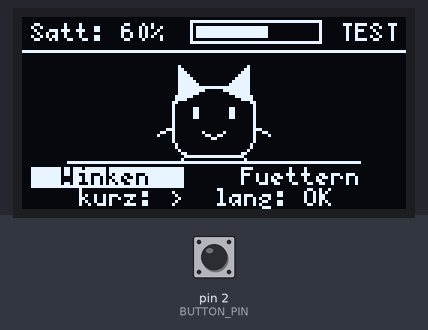
This sketch was run on a simulated Arduino Nano, built with avr-gcc and run on an emulated ATmega328P. On the bench: 128×64 one-colour display. The inputs (shaded band) are chosen by the test bench; at power-on: pin 2 (BUTTON_PIN) HIGH.

Above: at 1.6 s.
1.7 s: pin 2 (BUTTON_PIN) pulled LOW for 0.5 s
At 2.55 s:
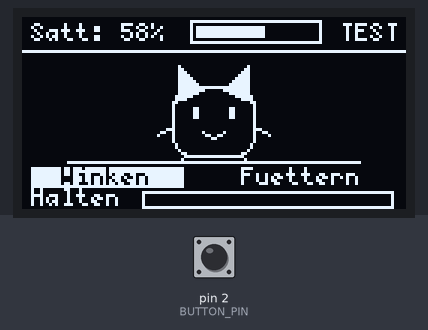
4.2 s: pin 2 (BUTTON_PIN) pulled LOW for 1 s
At 6.4 s:
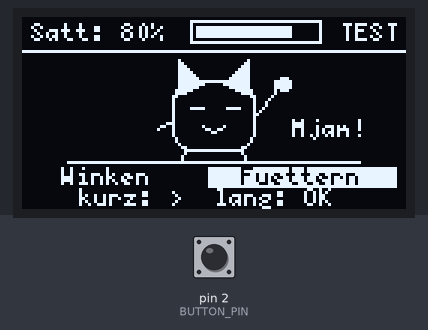
8.2 s: pin 2 (BUTTON_PIN) pulled LOW for 3.2 s
At 10.5 s:
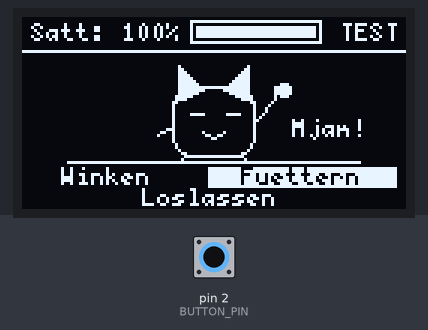
12.9 s: pin 2 (BUTTON_PIN) pulled LOW for 0.5 s
At 15.0 s:
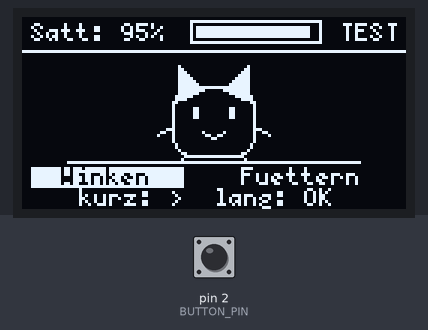
15.2 s: pin 2 (BUTTON_PIN) pulled LOW for 1 s
At 17.3 s:
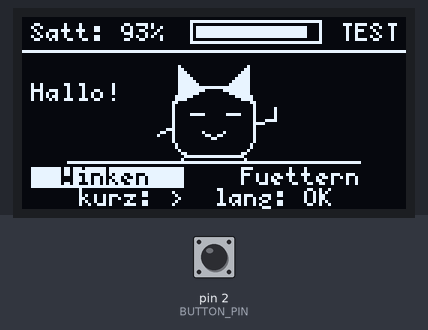
Timing chart, 0 to 18.8 s (numbered marks = the images above; inputs shaded):
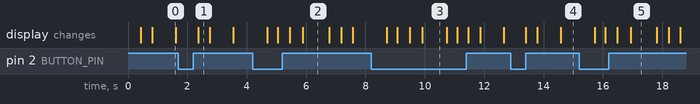

The sketch:

sketch.ino
```cpp
#include <Arduino.h>
#include <U8g2lib.h>
#include "pet.h"

// Vorlaeufige Anschluesse fuer die Simulation, noch keine Cube-Pinbelegung.
const uint8_t BUTTON_PIN = 2;
const uint32_t DEBOUNCE_MS = 30;
const uint32_t FRAME_MS = 80;
const uint32_t LONG_PRESS_MS = 700;

// Ein kleiner Seitenpuffer spart Arbeitsspeicher auf dem Nano.
U8G2_SSD1306_128X64_NONAME_1_HW_I2C display(U8G2_R0, U8X8_PIN_NONE);
Pet pet;

volatile bool buttonPressPending = false;
bool buttonLocked = false;
bool buttonDown = false;
bool actionDone = false;
uint8_t selectedAction = 0;  // 0: Winken, 1: Fuettern
uint32_t pressStartedAt = 0;
uint32_t lastButtonActivityAt = 0;
uint32_t lastFrameAt = 0;

// Merkt auch kurze Klicks waehrend der Displayuebertragung vor.
// Nur das Ereignis erfassen; Zeichnen und Spiellogik bleiben in loop().
void captureButtonPress() {
  buttonPressPending = true;
}

void executeAction(uint32_t now) {
  if (selectedAction == 0) {
    pet.greet(now);
  } else {
    pet.feed(now);
  }
}

void readButton(uint32_t now) {
  // Kopieren und Loeschen duerfen keinen neuen Tastendruck verschlucken.
  noInterrupts();
  const bool pressed = buttonPressPending;
  buttonPressPending = false;
  interrupts();
  buttonDown = digitalRead(BUTTON_PIN) == LOW;

  if (pressed && !buttonLocked) {
    buttonLocked = true;
    actionDone = false;
    pressStartedAt = now;
  }

  // Bestaetigen, sobald die Taste lange genug gehalten wurde.
  if (buttonLocked && !actionDone && buttonDown &&
      uint32_t(now - pressStartedAt) >= LONG_PRESS_MS) {
    executeAction(now);
    actionDone = true;
  }

  // Erst nach ruhigem Loslassen erneut freigeben. So zaehlen weder
  // Kontaktprellen noch langes Gedrueckthalten als weitere Aktion.
  if (pressed || buttonDown) {
    lastButtonActivityAt = now;
  } else if (buttonLocked &&
             uint32_t(now - lastButtonActivityAt) >= DEBOUNCE_MS) {
    if (!actionDone) {
      selectedAction = (selectedAction + 1) % 2;
    }
    buttonLocked = false;
  }
}

void drawPet(bool eating, bool greeting, bool hungry, bool blinking,
             uint8_t bounce, bool waveUp) {
  const uint8_t y = 23 - bounce;

  // Ohren, Koerper und Fuesse. Die Figur ist ein vorlaeufiger Platzhalter.
  display.drawTriangle(51, y + 5, 52, y - 7, 60, y + 1);
  display.drawTriangle(67, y + 1, 75, y - 7, 76, y + 5);
  display.drawRFrame(50, y, 28, 24, 7);
  display.drawLine(54, y + 23, 52, 48);
  display.drawLine(73, y + 23, 75, 48);

  if (eating || greeting || blinking) {
    display.drawLine(56, y + 9, 60, y + 9);
    display.drawLine(68, y + 9, 72, y + 9);
  } else {
    display.drawBox(57, y + 7, 2, 4);
    display.drawBox(69, y + 7, 2, 4);
  }

  if (hungry && !eating && !greeting) {
    display.drawLine(60, y + 17, 63, y + 15);
    display.drawLine(63, y + 15, 67, y + 17);
  } else {
    display.drawLine(60, y + 15, 63, y + 17);
    display.drawLine(63, y + 17, 67, y + 15);
  }
  display.drawLine(50, y + 13, 45, y + 16);
  if (eating) {
    display.drawLine(77, y + 12, 84, y + 4);
    display.drawLine(84, y + 4, 84, y);
    // Ein kleines Stueck Futter neben der angehobenen Pfote.
    display.drawDisc(87, y + 1, 2);
  } else if (greeting) {
    const uint8_t handY = waveUp ? y : y + 7;
    display.drawLine(77, y + 12, 84, handY + 4);
    display.drawLine(84, handY + 4, 84, handY);
  } else {
    display.drawLine(77, y + 13, 82, y + 16);
  }
}

void drawMenu(uint32_t now) {
  // Die Auswahl bleibt auch waehrend der Reaktion sichtbar.
  display.drawBox(selectedAction == 0 ? 3 : 62, 50,
                  selectedAction == 0 ? 51 : 63, 7);
  display.setDrawColor(selectedAction == 0 ? 0 : 1);
  display.drawStr(13, 56, "Winken");
  display.setDrawColor(selectedAction == 1 ? 0 : 1);
  display.drawStr(73, 56, "Fuettern");
  display.setDrawColor(1);

  if (buttonLocked && actionDone) {
    display.drawStr(40, 63, "Loslassen");
  } else if (buttonLocked && buttonDown) {
    const uint32_t held = uint32_t(now - pressStartedAt);
    const uint8_t fill = held >= LONG_PRESS_MS ? 82 :
                        (held * 82) / LONG_PRESS_MS;
    display.drawStr(3, 63, "Halten");
    display.drawFrame(40, 58, 84, 6);
    if (fill > 0) display.drawBox(41, 59, fill, 4);
  } else {
    display.drawStr(19, 63, "kurz: >  lang: OK");
  }
}

void drawScene(uint32_t now) {
  // Derselbe Zustand wird fuer alle Displayseiten verwendet.
  const bool eating = pet.isEating();
  const bool greeting = pet.isGreeting();
  const bool hungry = pet.isHungry();
  const uint8_t satiety = pet.satiety();
  const uint8_t barFill = (uint16_t(satiety) * 40) / 100;
  const bool blinking = (now % 4000UL) < 160;
  const bool waveUp = ((now / 160UL) % 2) == 0;
  const uint8_t bounce = (eating || greeting) ? (waveUp ? 2 : 0) : 0;

  display.firstPage();
  do {
    display.setFont(u8g2_font_5x7_tr);
    display.setCursor(3, 8);
    display.print("Satt: ");
    display.print(satiety);
    display.print('%');
    display.drawFrame(56, 1, 44, 8);
    if (barFill > 0) {
      display.drawBox(58, 3, barFill, 4);
    }
    display.drawStr(106, 8, "TEST");
    display.drawHLine(0, 11, 128);
    drawPet(eating, greeting, hungry, blinking, bounce, waveUp);
    display.drawHLine(15, 48, 98);
    if (eating) {
      display.drawStr(90, 40, "Mjam!");
    } else if (greeting) {
      display.drawStr(3, 28, "Hallo!");
    } else if (hungry) {
      display.drawStr(3, 40, "Hunger!");
    }
    drawMenu(now);
  } while (display.nextPage());
}

void setup() {
  pinMode(BUTTON_PIN, INPUT_PULLUP);
  attachInterrupt(digitalPinToInterrupt(BUTTON_PIN), captureButtonPress, FALLING);
  display.begin();
  drawScene(millis());
}

void loop() {
  const uint32_t now = millis();
  readButton(now);
  pet.update(now);

  if (uint32_t(now - lastFrameAt) >= FRAME_MS) {
    lastFrameAt = now;
    drawScene(now);
  }
}
```

pet.h
```cpp
#ifndef TAMAGOTCHI_PET_H
#define TAMAGOTCHI_PET_H

#include <stdint.h>

// Vorlaeufige Testregeln, unabhaengig von Display und Eingabe.
class Pet {
 public:
  void feed(uint32_t now) {
    update(now);
    const uint16_t nextSatiety = satiety_ + 25;
    satiety_ = nextSatiety > 100 ? 100 : nextSatiety;
    eating_ = true;
    greeting_ = false;
    reactionAt_ = now;
  }

  void greet(uint32_t now) {
    update(now);
    greeting_ = true;
    eating_ = false;
    reactionAt_ = now;
  }

  void update(uint32_t now) {
    // Testtempo: ein Saettigungspunkt pro simulierter Sekunde.
    const uint32_t steps = uint32_t(now - lastHungerAt_) / 1000UL;
    if (steps > 0) {
      lastHungerAt_ += steps * 1000UL;
      satiety_ = steps >= satiety_ ? 0 : satiety_ - steps;
    }
    if (uint32_t(now - reactionAt_) >= 1500UL) {
      eating_ = false;
      greeting_ = false;
    }
  }

  uint8_t satiety() const { return satiety_; }
  bool isHungry() const { return satiety_ <= 30; }
  bool isEating() const { return eating_; }
  bool isGreeting() const { return greeting_; }

 private:
  uint8_t satiety_ = 60;
  bool eating_ = false;
  bool greeting_ = false;
  uint32_t lastHungerAt_ = 0;
  uint32_t reactionAt_ = 0;
};

#endif
```

Measured:
- after the input at 1.7 s, the display: changes after 0.66 s (image 1)
- after the input at 4.2 s, the display: first changes after 0.49 s (image 2 shows a later state)
- after the input at 8.2 s, the display: first changes after 0.52 s (image 3 shows a later state)
- after the input at 12.9 s, the display: first changes after 0.50 s (image 4 shows a later state)
- after the input at 15.2 s, the display: first changes after 0.53 s (image 5 shows a later state)
- what the display in image 0 shows lasts 0.8 s, from 0.8 s to 1.6 s
- what the display in image 2 shows lasts 0.9 s, from 5.9 s to 6.8 s
